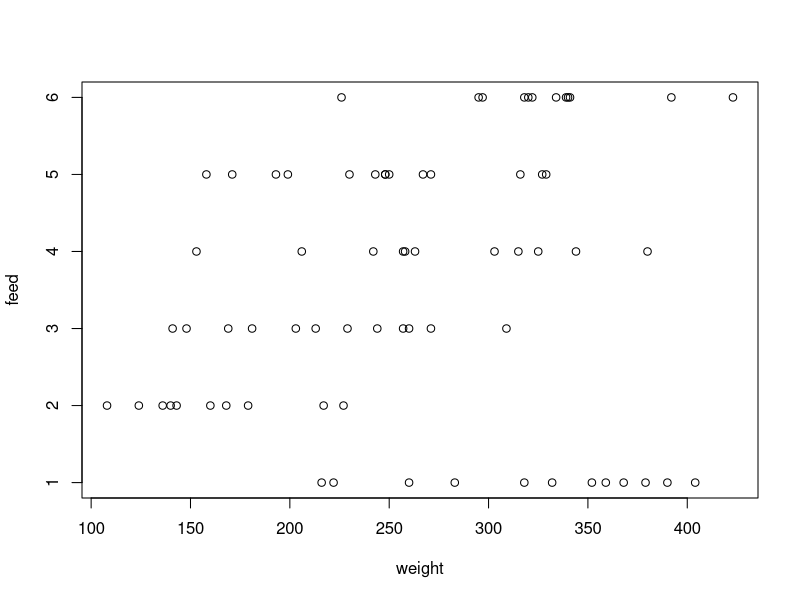
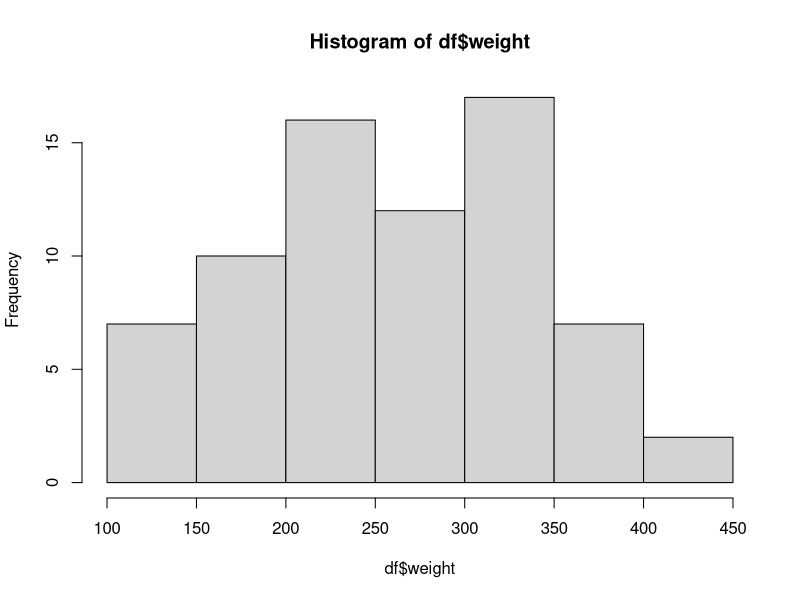

Recreate these plots in R, in order.

### Objects and Functions

df <- chickwts

week <- 7
month <- 30

sum(week, month)

plot(df)

hist(df$weight)

summary(df)
summary(df$weight)

class(df)
class(df$feed)


attach(df)


class(weight)

length(weight)

unique(feed)

head(df)

tail(df)



extracted <- df[11:15, 1:2]


?mean

mean(weight)

odd_numbers <- c(1,3,5,7,NA,11)

mean(odd_numbers)

mean(odd_numbers, na.rm = TRUE)


